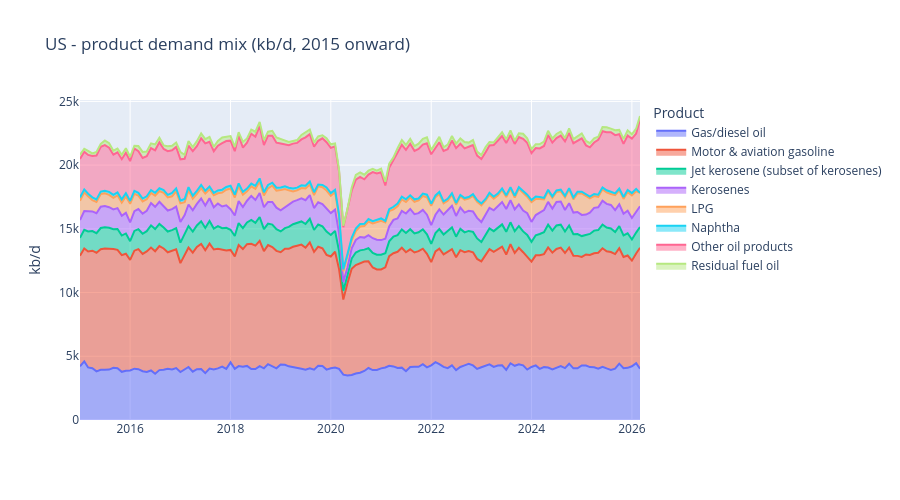

Notebook code for this chart:
### Code cell
"""Example 3 - product mix for one country (stacked area)."""

COUNTRY = "US"  # change me

mix = query_jodi(
    df_sec,
    ref_area=COUNTRY,
    product=[c for c in PRODUCTS_SECONDARY if c != "TOTPRODS"],  # exclude the total
    flow="TOTDEMO",
    date_min="2015-01-01",
)

# Friendly product labels for the legend
mix["product_label"] = mix["energy_product"].map(PRODUCTS_SECONDARY)

fig = px.area(
    mix.sort_values("date"),
    x="date", y="obs_value", color="product_label",
    title=f"{COUNTRY} - product demand mix (kb/d, 2015 onward)",
    labels={"obs_value": "kb/d", "date": "", "product_label": "Product"},
)
fig.update_layout(height=500, hovermode="x unified")
fig.show()

### Figure 1 — Plotly figure (JSON) as saved in the notebook; plotly's stock layout.template omitted (floating-point values rounded to 4 significant figures; data arrays with more than 128 entries replaced by an {"elided": "..."} marker saying what was removed)
{"data": [{"fillpattern": {"shape": ""}, "hovertemplate": "Product=Gas/diesel oil<br>=%{x}<br>kb/d=%{y}<extra></extra>", "legendgroup": "Gas/diesel oil", "line": {"color": "#636efa"}, "marker": {"symbol": "circle"}, "mode": "lines", "name": "Gas/diesel oil", "orientation": "v", "showlegend": true, "stackgroup": "1", "type": "scatter", "x": {"elided": "135 str values"}, "xaxis": "x", "y": {"elided": "135 float values"}, "yaxis": "y"}, {"fillpattern": {"shape": ""}, "hovertemplate": "Product=Motor & aviation gasoline<br>=%{x}<br>kb/d=%{y}<extra></extra>", "legendgroup": "Motor & aviation gasoline", "line": {"color": "#EF553B"}, "marker": {"symbol": "circle"}, "mode": "lines", "name": "Motor & aviation gasoline", "orientation": "v", "showlegend": true, "stackgroup": "1", "type": "scatter", "x": {"elided": "135 str values"}, "xaxis": "x", "y": {"elided": "135 float values"}, "yaxis": "y"}, {"fillpattern": {"shape": ""}, "hovertemplate": "Product=Jet kerosene (subset of kerosenes)<br>=%{x}<br>kb/d=%{y}<extra></extra>", "legendgroup": "Jet kerosene (subset of kerosenes)", "line": {"color": "#00cc96"}, "marker": {"symbol": "circle"}, "mode": "lines", "name": "Jet kerosene (subset of kerosenes)", "orientation": "v", "showlegend": true, "stackgroup": "1", "type": "scatter", "x": {"elided": "135 str values"}, "xaxis": "x", "y": {"elided": "135 float values"}, "yaxis": "y"}, {"fillpattern": {"shape": ""}, "hovertemplate": "Product=Kerosenes<br>=%{x}<br>kb/d=%{y}<extra></extra>", "legendgroup": "Kerosenes", "line": {"color": "#ab63fa"}, "marker": {"symbol": "circle"}, "mode": "lines", "name": "Kerosenes", "orientation": "v", "showlegend": true, "stackgroup": "1", "type": "scatter", "x": {"elided": "135 str values"}, "xaxis": "x", "y": {"elided": "135 float values"}, "yaxis": "y"}, {"fillpattern": {"shape": ""}, "hovertemplate": "Product=LPG<br>=%{x}<br>kb/d=%{y}<extra></extra>", "legendgroup": "LPG", "line": {"color": "#FFA15A"}, "marker": {"symbol": "circle"}, "mode": "lines", "name": "LPG", "orientation": "v", "showlegend": true, "stackgroup": "1", "type": "scatter", "x": {"elided": "135 str values"}, "xaxis": "x", "y": {"elided": "135 float values"}, "yaxis": "y"}, {"fillpattern": {"shape": ""}, "hovertemplate": "Product=Naphtha<br>=%{x}<br>kb/d=%{y}<extra></extra>", "legendgroup": "Naphtha", "line": {"color": "#19d3f3"}, "marker": {"symbol": "circle"}, "mode": "lines", "name": "Naphtha", "orientation": "v", "showlegend": true, "stackgroup": "1", "type": "scatter", "x": {"elided": "135 str values"}, "xaxis": "x", "y": {"elided": "135 float values"}, "yaxis": "y"}, {"fillpattern": {"shape": ""}, "hovertemplate": "Product=Other oil products<br>=%{x}<br>kb/d=%{y}<extra></extra>", "legendgroup": "Other oil products", "line": {"color": "#FF6692"}, "marker": {"symbol": "circle"}, "mode": "lines", "name": "Other oil products", "orientation": "v", "showlegend": true, "stackgroup": "1", "type": "scatter", "x": {"elided": "135 str values"}, "xaxis": "x", "y": {"elided": "135 float values"}, "yaxis": "y"}, {"fillpattern": {"shape": ""}, "hovertemplate": "Product=Residual fuel oil<br>=%{x}<br>kb/d=%{y}<extra></extra>", "legendgroup": "Residual fuel oil", "line": {"color": "#B6E880"}, "marker": {"symbol": "circle"}, "mode": "lines", "name": "Residual fuel oil", "orientation": "v", "showlegend": true, "stackgroup": "1", "type": "scatter", "x": {"elided": "135 str values"}, "xaxis": "x", "y": {"elided": "135 float values"}, "yaxis": "y"}], "layout": {"height": 500, "hovermode": "x unified", "legend": {"title": {"text": "Product"}, "tracegroupgap": 0}, "title": {"text": "US - product demand mix (kb/d, 2015 onward)"}, "xaxis": {"anchor": "y", "domain": [0, 1], "title": {"text": ""}}, "yaxis": {"anchor": "x", "domain": [0, 1], "title": {"text": "kb/d"}}}}
